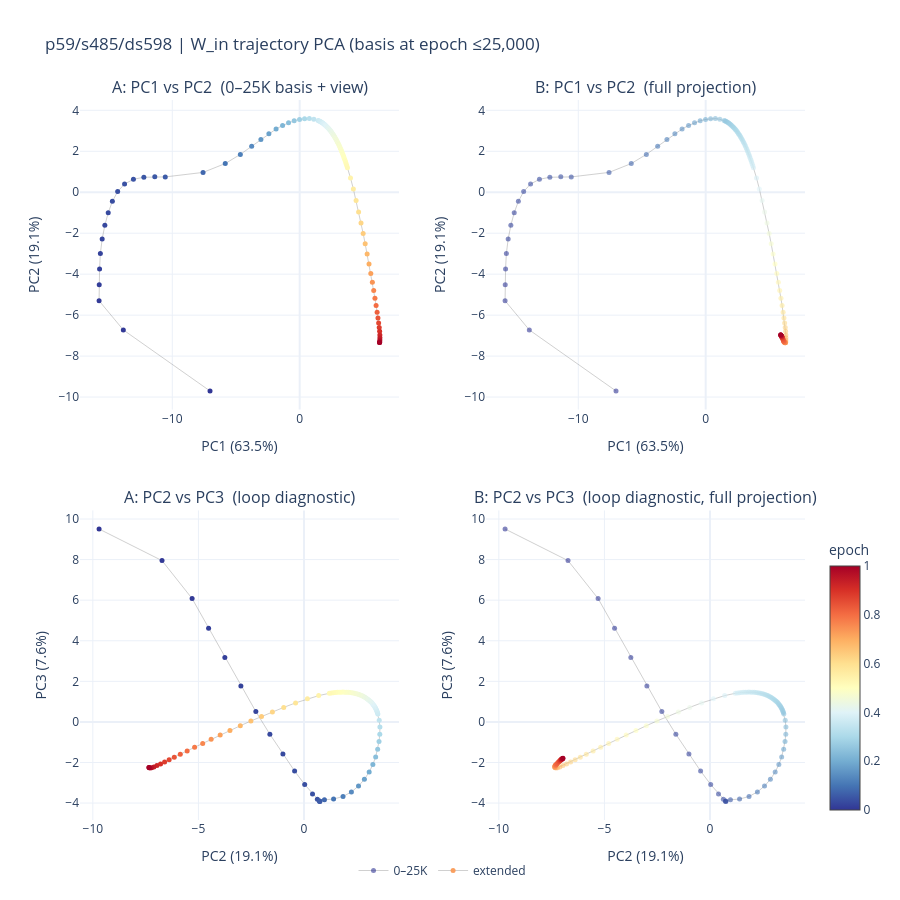
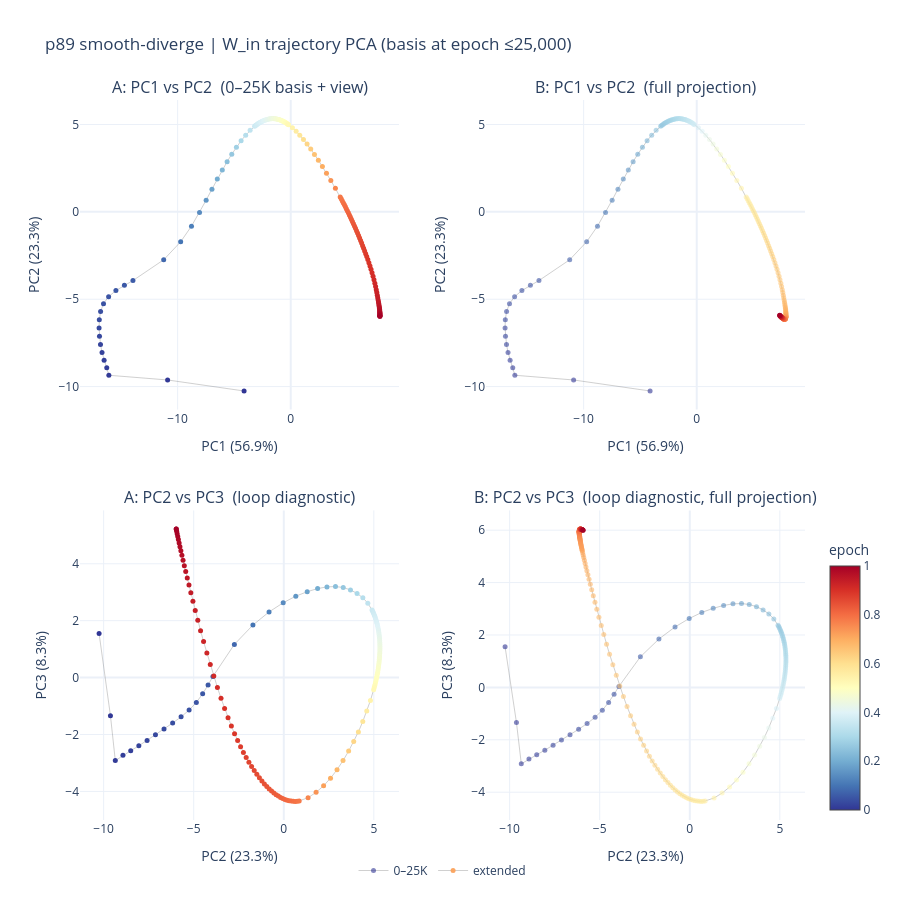
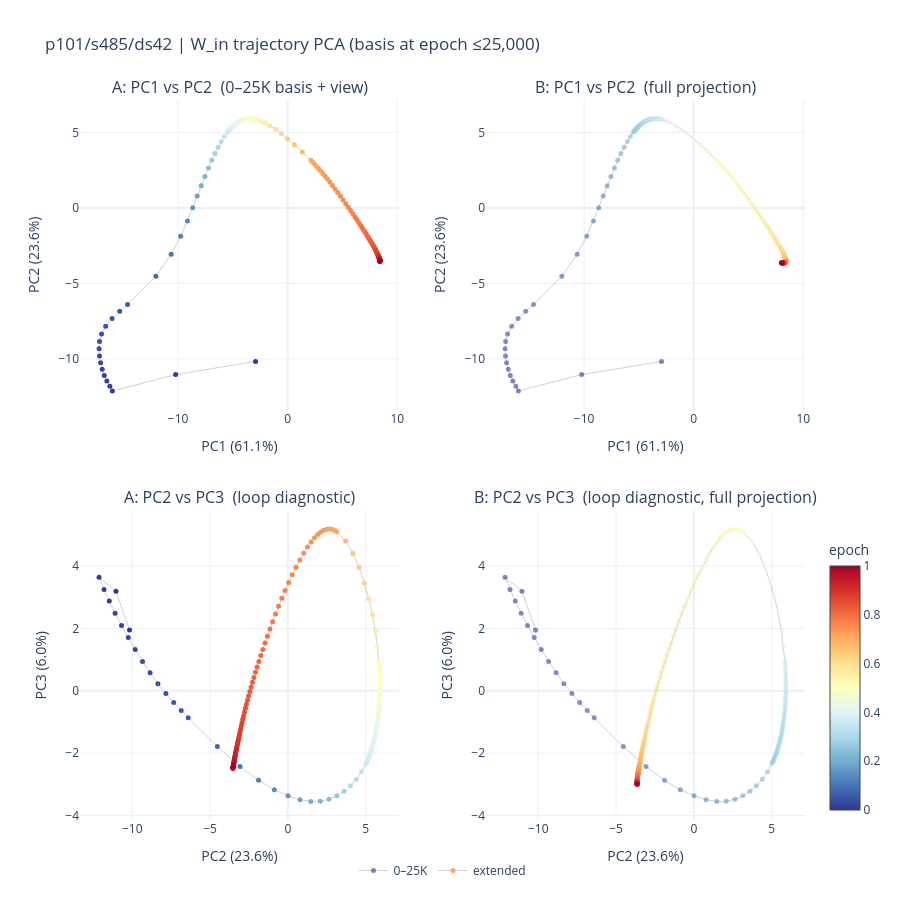
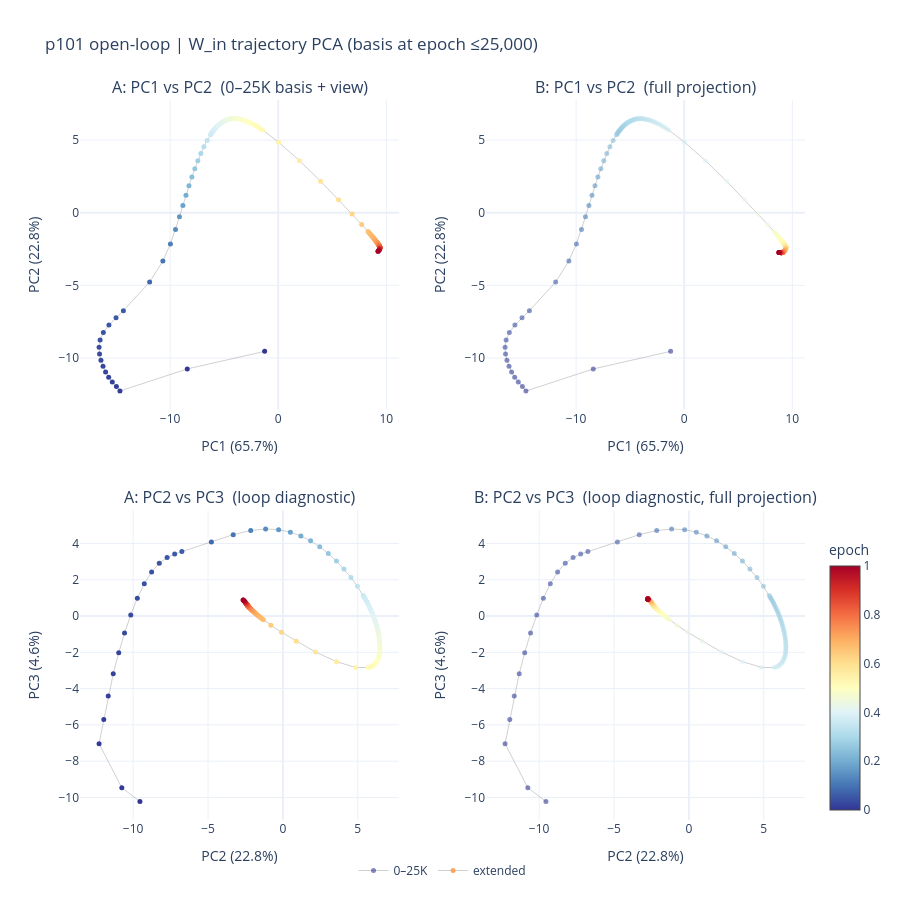

Notebook cell for these charts, in order:
### Code cell
# Run all extended-training variants
for prime, model_seed, data_seed, label in EXTENDED_MODELS:
    v = family.get_variant(prime=prime, seed=model_seed, data_seed=data_seed)
    fig = plot_before_after(v, label=label)
    print(f"{label}: {fig.data[0].x.__class__.__name__}")
    fig.show()
